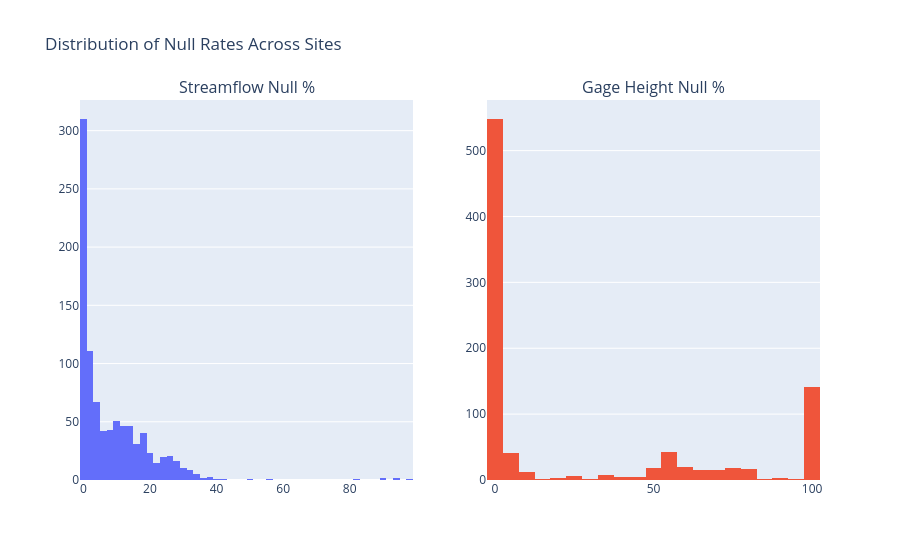

Notebook cell for this chart:
### Markdown cell above
## 2. Analyze Null Rates Per Site

### Code cell
# Distribution of null rates
null_data = site_stats.to_pandas()

fig = make_subplots(rows=1, cols=2,
    subplot_titles=("Streamflow Null %", "Gage Height Null %"))

fig.add_trace(
    go.Histogram(x=null_data["streamflow_null_pct"], nbinsx=50, name="Streamflow"),
    row=1, col=1
)
fig.add_trace(
    go.Histogram(x=null_data["gage_height_null_pct"], nbinsx=50, name="Gage Height"),
    row=1, col=2
)
fig.update_layout(title="Distribution of Null Rates Across Sites", showlegend=False)
fig.show()

# Summary
print(f"Sites with 0% streamflow nulls:    {len(null_data[null_data['streamflow_null_pct'] == 0])}")
print(f"Sites with <20% streamflow nulls:  {len(null_data[null_data['streamflow_null_pct'] < 20])}")
print(f"Sites with >50% streamflow nulls:  {len(null_data[null_data['streamflow_null_pct'] > 50])}")
print(f"Sites with 100% streamflow nulls:  {len(null_data[null_data['streamflow_null_pct'] == 100])}")
print()
print(f"Sites with 0% gage height nulls:   {len(null_data[null_data['gage_height_null_pct'] == 0])}")
print(f"Sites with <20% gage height nulls: {len(null_data[null_data['gage_height_null_pct'] < 20])}")
print(f"Sites with >50% gage height nulls: {len(null_data[null_data['gage_height_null_pct'] > 50])}")
print(f"Sites with 100% gage height nulls: {len(null_data[null_data['gage_height_null_pct'] == 100])}")

### Figure 1 — Plotly figure (JSON) as saved in the notebook; plotly's stock layout.template omitted (floating-point values rounded to 4 significant figures; data arrays with more than 128 entries replaced by an {"elided": "..."} marker saying what was removed)
{"data": [{"name": "Streamflow", "nbinsx": 50, "type": "histogram", "x": {"elided": "921 float values"}, "xaxis": "x", "yaxis": "y"}, {"name": "Gage Height", "nbinsx": 50, "type": "histogram", "x": {"elided": "921 float values"}, "xaxis": "x2", "yaxis": "y2"}], "layout": {"annotations": [{"font": {"size": 16}, "showarrow": false, "text": "Streamflow Null %", "x": 0.225, "xanchor": "center", "xref": "paper", "y": 1, "yanchor": "bottom", "yref": "paper"}, {"font": {"size": 16}, "showarrow": false, "text": "Gage Height Null %", "x": 0.775, "xanchor": "center", "xref": "paper", "y": 1, "yanchor": "bottom", "yref": "paper"}], "showlegend": false, "title": {"text": "Distribution of Null Rates Across Sites"}, "xaxis": {"anchor": "y", "domain": [0, 0.45]}, "xaxis2": {"anchor": "y2", "domain": [0.55, 1]}, "yaxis": {"anchor": "x", "domain": [0, 1]}, "yaxis2": {"anchor": "x2", "domain": [0, 1]}}}
